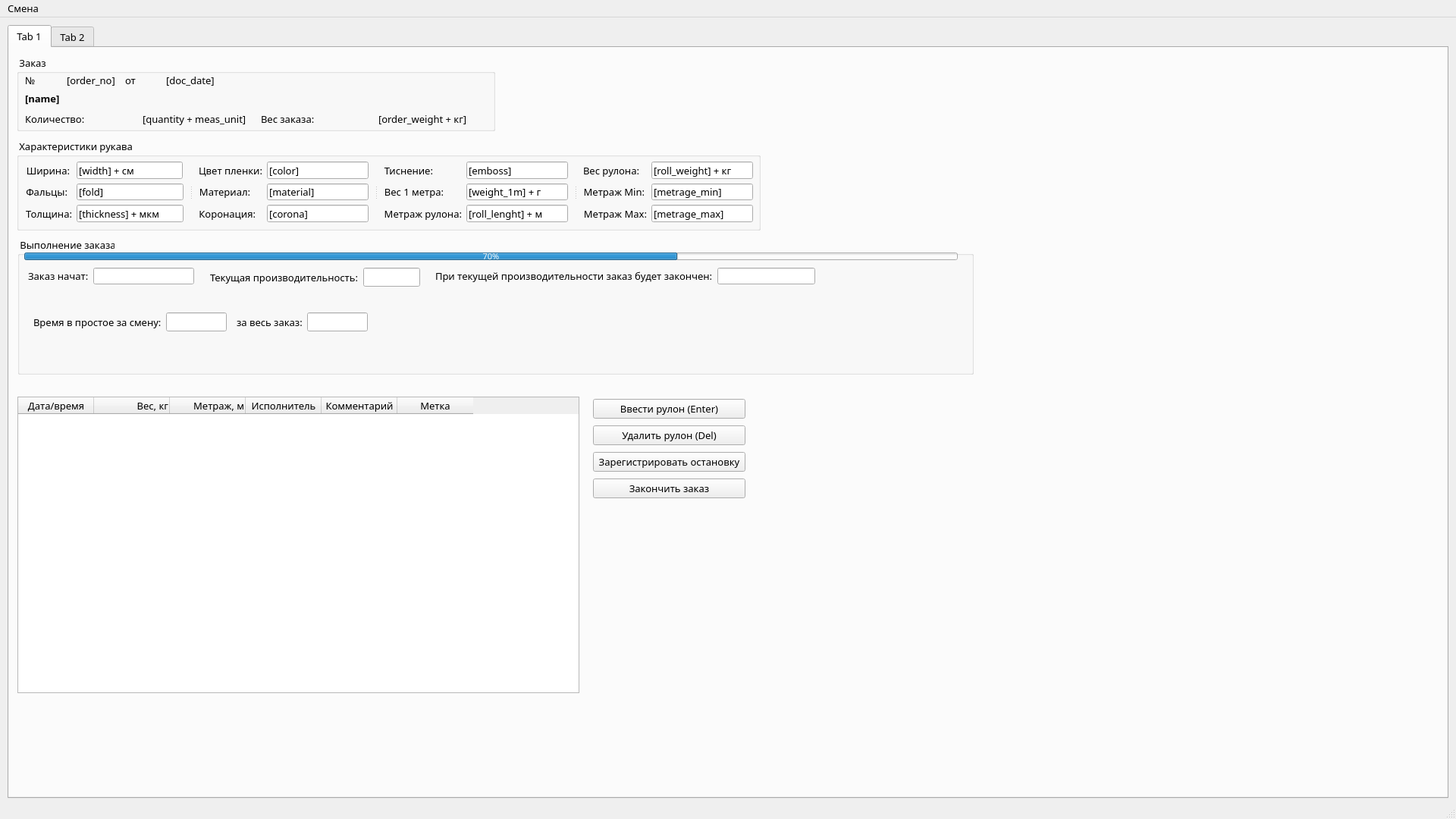
<?xml version="1.0" encoding="UTF-8"?>
<ui version="4.0">
 <class>extrusion_window</class>
 <widget class="QMainWindow" name="extrusion_window">
  <property name="windowModality">
   <enum>Qt::NonModal</enum>
  </property>
  <property name="geometry">
   <rect>
    <x>0</x>
    <y>0</y>
    <width>1920</width>
    <height>1080</height>
   </rect>
  </property>
  <property name="sizePolicy">
   <sizepolicy hsizetype="Maximum" vsizetype="Maximum">
    <horstretch>0</horstretch>
    <verstretch>0</verstretch>
   </sizepolicy>
  </property>
  <property name="minimumSize">
   <size>
    <width>800</width>
    <height>600</height>
   </size>
  </property>
  <property name="maximumSize">
   <size>
    <width>1920</width>
    <height>1080</height>
   </size>
  </property>
  <property name="font">
   <font>
    <family>Opel Sans</family>
    <pointsize>10</pointsize>
    <stylestrategy>PreferAntialias</stylestrategy>
   </font>
  </property>
  <property name="windowTitle">
   <string>Экструзия</string>
  </property>
  <widget class="QWidget" name="centralwidget">
   <widget class="QTabWidget" name="extr_tabs">
    <property name="enabled">
     <bool>true</bool>
    </property>
    <property name="geometry">
     <rect>
      <x>10</x>
      <y>10</y>
      <width>1900</width>
      <height>1020</height>
     </rect>
    </property>
    <property name="sizePolicy">
     <sizepolicy hsizetype="Expanding" vsizetype="Expanding">
      <horstretch>0</horstretch>
      <verstretch>0</verstretch>
     </sizepolicy>
    </property>
    <property name="font">
     <font>
      <family>Opel Sans</family>
      <pointsize>10</pointsize>
      <weight>50</weight>
      <bold>false</bold>
      <stylestrategy>PreferAntialias</stylestrategy>
     </font>
    </property>
    <property name="currentIndex">
     <number>0</number>
    </property>
    <widget class="QWidget" name="tab">
     <property name="font">
      <font>
       <family>Opel Sans</family>
       <pointsize>10</pointsize>
       <weight>50</weight>
       <bold>false</bold>
       <stylestrategy>PreferAntialias</stylestrategy>
      </font>
     </property>
     <attribute name="title">
      <string>Tab 1</string>
     </attribute>
     <widget class="QProgressBar" name="progressBar">
      <property name="geometry">
       <rect>
        <x>20</x>
        <y>270</y>
        <width>1231</width>
        <height>10</height>
       </rect>
      </property>
      <property name="sizePolicy">
       <sizepolicy hsizetype="Expanding" vsizetype="Fixed">
        <horstretch>0</horstretch>
        <verstretch>0</verstretch>
       </sizepolicy>
      </property>
      <property name="minimumSize">
       <size>
        <width>10</width>
        <height>10</height>
       </size>
      </property>
      <property name="maximumSize">
       <size>
        <width>16777215</width>
        <height>10</height>
       </size>
      </property>
      <property name="font">
       <font>
        <family>Arial Black</family>
        <pointsize>8</pointsize>
        <weight>50</weight>
        <bold>false</bold>
        <stylestrategy>PreferAntialias</stylestrategy>
       </font>
      </property>
      <property name="value">
       <number>70</number>
      </property>
     </widget>
     <widget class="QGroupBox" name="order_groupBox">
      <property name="geometry">
       <rect>
        <x>10</x>
        <y>10</y>
        <width>631</width>
        <height>100</height>
       </rect>
      </property>
      <property name="sizePolicy">
       <sizepolicy hsizetype="Expanding" vsizetype="Fixed">
        <horstretch>0</horstretch>
        <verstretch>0</verstretch>
       </sizepolicy>
      </property>
      <property name="minimumSize">
       <size>
        <width>0</width>
        <height>100</height>
       </size>
      </property>
      <property name="maximumSize">
       <size>
        <width>10000</width>
        <height>98</height>
       </size>
      </property>
      <property name="title">
       <string> Заказ </string>
      </property>
      <property name="alignment">
       <set>Qt::AlignLeading|Qt::AlignLeft|Qt::AlignTop</set>
      </property>
      <widget class="QLabel" name="label_3">
       <property name="geometry">
        <rect>
         <x>11</x>
         <y>49</y>
         <width>421</width>
         <height>16</height>
        </rect>
       </property>
       <property name="font">
        <font>
         <family>Opel Sans</family>
         <pointsize>10</pointsize>
         <weight>75</weight>
         <bold>true</bold>
         <stylestrategy>PreferAntialias</stylestrategy>
        </font>
       </property>
       <property name="text">
        <string>[name]</string>
       </property>
       <property name="alignment">
        <set>Qt::AlignLeading|Qt::AlignLeft|Qt::AlignVCenter</set>
       </property>
      </widget>
      <widget class="QWidget" name="layoutWidget">
       <property name="geometry">
        <rect>
         <x>11</x>
         <y>20</y>
         <width>250</width>
         <height>25</height>
        </rect>
       </property>
       <layout class="QHBoxLayout" name="horizontalLayout">
        <property name="spacing">
         <number>13</number>
        </property>
        <item>
         <widget class="QLabel" name="label">
          <property name="font">
           <font>
            <family>Opel Sans</family>
            <pointsize>10</pointsize>
            <weight>50</weight>
            <bold>false</bold>
            <stylestrategy>PreferAntialias</stylestrategy>
           </font>
          </property>
          <property name="text">
           <string>№</string>
          </property>
         </widget>
        </item>
        <item>
         <widget class="QLabel" name="order_no_label">
          <property name="text">
           <string>[order_no]</string>
          </property>
         </widget>
        </item>
        <item>
         <widget class="QLabel" name="label_2">
          <property name="text">
           <string>от</string>
          </property>
         </widget>
        </item>
        <item>
         <widget class="QLabel" name="doc_date_label">
          <property name="text">
           <string>[doc_date]</string>
          </property>
         </widget>
        </item>
       </layout>
      </widget>
      <widget class="QWidget" name="layoutWidget_2">
       <property name="geometry">
        <rect>
         <x>11</x>
         <y>71</y>
         <width>608</width>
         <height>25</height>
        </rect>
       </property>
       <layout class="QHBoxLayout" name="horizontalLayout_4">
        <property name="spacing">
         <number>13</number>
        </property>
        <item>
         <widget class="QLabel" name="label_4">
          <property name="text">
           <string>Количество:</string>
          </property>
         </widget>
        </item>
        <item>
         <widget class="QLabel" name="quantity_label">
          <property name="text">
           <string>[quantity + meas_unit]</string>
          </property>
         </widget>
        </item>
        <item>
         <widget class="QLabel" name="label_6">
          <property name="text">
           <string>Вес заказа:</string>
          </property>
         </widget>
        </item>
        <item>
         <widget class="QLabel" name="label_7">
          <property name="text">
           <string>[order_weight + кг]</string>
          </property>
         </widget>
        </item>
       </layout>
      </widget>
     </widget>
     <widget class="QWidget" name="layoutWidget_3">
      <property name="geometry">
       <rect>
        <x>1</x>
        <y>0</y>
        <width>2</width>
        <height>2</height>
       </rect>
      </property>
      <layout class="QHBoxLayout" name="horizontalLayout_2"/>
     </widget>
     <widget class="QSplitter" name="splitter_2">
      <property name="geometry">
       <rect>
        <x>1</x>
        <y>0</y>
        <width>0</width>
        <height>0</height>
       </rect>
      </property>
      <property name="orientation">
       <enum>Qt::Horizontal</enum>
      </property>
     </widget>
     <widget class="QGroupBox" name="groupBox">
      <property name="geometry">
       <rect>
        <x>11</x>
        <y>250</y>
        <width>1261</width>
        <height>181</height>
       </rect>
      </property>
      <property name="title">
       <string> Выполнение заказа </string>
      </property>
      <widget class="QWidget" name="layoutWidget_4">
       <property name="geometry">
        <rect>
         <x>254</x>
         <y>40</y>
         <width>281</width>
         <height>25</height>
        </rect>
       </property>
       <layout class="QFormLayout" name="formLayout_6">
        <item row="0" column="0">
         <widget class="QLabel" name="label_21">
          <property name="text">
           <string>Текущая производительность:</string>
          </property>
         </widget>
        </item>
        <item row="0" column="1">
         <widget class="QLineEdit" name="current_speed_lineEdit">
          <property name="minimumSize">
           <size>
            <width>75</width>
            <height>0</height>
           </size>
          </property>
          <property name="maximumSize">
           <size>
            <width>75</width>
            <height>16777215</height>
           </size>
          </property>
          <property name="readOnly">
           <bool>true</bool>
          </property>
         </widget>
        </item>
       </layout>
      </widget>
      <widget class="QWidget" name="layoutWidget_5">
       <property name="geometry">
        <rect>
         <x>14</x>
         <y>40</y>
         <width>231</width>
         <height>24</height>
        </rect>
       </property>
       <layout class="QFormLayout" name="formLayout_4">
        <item row="0" column="0">
         <widget class="QLabel" name="label_19">
          <property name="text">
           <string>Заказ начат:</string>
          </property>
         </widget>
        </item>
        <item row="0" column="1">
         <widget class="QLineEdit" name="start_time_lineEdit">
          <property name="minimumSize">
           <size>
            <width>133</width>
            <height>22</height>
           </size>
          </property>
          <property name="maximumSize">
           <size>
            <width>133</width>
            <height>22</height>
           </size>
          </property>
          <property name="readOnly">
           <bool>true</bool>
          </property>
         </widget>
        </item>
       </layout>
      </widget>
      <widget class="QWidget" name="layoutWidget_6">
       <property name="geometry">
        <rect>
         <x>21</x>
         <y>99</y>
         <width>383</width>
         <height>25</height>
        </rect>
       </property>
       <layout class="QFormLayout" name="formLayout_7">
        <item row="0" column="0">
         <widget class="QLabel" name="label_24">
          <property name="text">
           <string>Время в простое за смену:</string>
          </property>
         </widget>
        </item>
        <item row="0" column="1">
         <widget class="QLineEdit" name="idle_time_shift_lineEdit">
          <property name="minimumSize">
           <size>
            <width>80</width>
            <height>0</height>
           </size>
          </property>
          <property name="maximumSize">
           <size>
            <width>80</width>
            <height>16777215</height>
           </size>
          </property>
          <property name="readOnly">
           <bool>true</bool>
          </property>
         </widget>
        </item>
       </layout>
      </widget>
      <widget class="QWidget" name="layoutWidget_7">
       <property name="geometry">
        <rect>
         <x>289</x>
         <y>99</y>
         <width>252</width>
         <height>25</height>
        </rect>
       </property>
       <layout class="QFormLayout" name="formLayout_8">
        <item row="0" column="0">
         <widget class="QLabel" name="label_23">
          <property name="text">
           <string>за весь заказ:</string>
          </property>
         </widget>
        </item>
        <item row="0" column="1">
         <widget class="QLineEdit" name="idle_time_all_lineEdit">
          <property name="minimumSize">
           <size>
            <width>80</width>
            <height>0</height>
           </size>
          </property>
          <property name="maximumSize">
           <size>
            <width>80</width>
            <height>16777215</height>
           </size>
          </property>
          <property name="readOnly">
           <bool>true</bool>
          </property>
         </widget>
        </item>
       </layout>
      </widget>
     </widget>
     <widget class="QWidget" name="layoutWidget_8">
      <property name="geometry">
       <rect>
        <x>770</x>
        <y>460</y>
        <width>201</width>
        <height>141</height>
       </rect>
      </property>
      <layout class="QVBoxLayout" name="verticalLayout">
       <item>
        <widget class="QPushButton" name="roll_pushButton">
         <property name="text">
          <string>Ввести рулон (Enter)</string>
         </property>
        </widget>
       </item>
       <item>
        <widget class="QPushButton" name="del_roll_pushButton">
         <property name="text">
          <string>Удалить рулон (Del)</string>
         </property>
        </widget>
       </item>
       <item>
        <widget class="QPushButton" name="stopstart_pushButton">
         <property name="text">
          <string>Зарегистрировать остановку</string>
         </property>
        </widget>
       </item>
       <item>
        <widget class="QPushButton" name="complete_pushButton">
         <property name="text">
          <string>Закончить заказ</string>
         </property>
        </widget>
       </item>
      </layout>
     </widget>
     <widget class="QTableWidget" name="tableWidget">
      <property name="geometry">
       <rect>
        <x>11</x>
        <y>460</y>
        <width>741</width>
        <height>391</height>
       </rect>
      </property>
      <column>
       <property name="text">
        <string>Дата/время</string>
       </property>
      </column>
      <column>
       <property name="text">
        <string>Вес, кг</string>
       </property>
       <property name="textAlignment">
        <set>AlignTrailing|AlignVCenter</set>
       </property>
      </column>
      <column>
       <property name="text">
        <string>Метраж, м</string>
       </property>
       <property name="textAlignment">
        <set>AlignTrailing|AlignVCenter</set>
       </property>
      </column>
      <column>
       <property name="text">
        <string>Исполнитель</string>
       </property>
      </column>
      <column>
       <property name="text">
        <string>Комментарий</string>
       </property>
      </column>
      <column>
       <property name="text">
        <string>Метка</string>
       </property>
       <property name="textAlignment">
        <set>AlignCenter</set>
       </property>
      </column>
     </widget>
     <widget class="QWidget" name="layoutWidget_9">
      <property name="geometry">
       <rect>
        <x>562</x>
        <y>290</y>
        <width>501</width>
        <height>25</height>
       </rect>
      </property>
      <layout class="QFormLayout" name="formLayout_5">
       <item row="0" column="0">
        <widget class="QLabel" name="label_20">
         <property name="text">
          <string>При текущей производительности заказ будет закончен:</string>
         </property>
        </widget>
       </item>
       <item row="0" column="1">
        <widget class="QLineEdit" name="estimated_end_lineEdit">
         <property name="maximumSize">
          <size>
           <width>133</width>
           <height>22</height>
          </size>
         </property>
         <property name="readOnly">
          <bool>true</bool>
         </property>
        </widget>
       </item>
      </layout>
     </widget>
     <widget class="QGroupBox" name="film_params_groupBox">
      <property name="geometry">
       <rect>
        <x>10</x>
        <y>120</y>
        <width>981</width>
        <height>121</height>
       </rect>
      </property>
      <property name="sizePolicy">
       <sizepolicy hsizetype="Expanding" vsizetype="Maximum">
        <horstretch>0</horstretch>
        <verstretch>0</verstretch>
       </sizepolicy>
      </property>
      <property name="minimumSize">
       <size>
        <width>0</width>
        <height>0</height>
       </size>
      </property>
      <property name="maximumSize">
       <size>
        <width>16777215</width>
        <height>210</height>
       </size>
      </property>
      <property name="title">
       <string> Характеристики рукава </string>
      </property>
      <widget class="QSplitter" name="splitter">
       <property name="geometry">
        <rect>
         <x>12</x>
         <y>30</y>
         <width>959</width>
         <height>80</height>
        </rect>
       </property>
       <property name="orientation">
        <enum>Qt::Horizontal</enum>
       </property>
       <property name="handleWidth">
        <number>20</number>
       </property>
       <widget class="QWidget" name="layoutWidget_10">
        <layout class="QFormLayout" name="formLayout">
         <item row="0" column="0">
          <widget class="QLabel" name="label_5">
           <property name="text">
            <string>Ширина:</string>
           </property>
           <property name="alignment">
            <set>Qt::AlignRight|Qt::AlignTrailing|Qt::AlignVCenter</set>
           </property>
          </widget>
         </item>
         <item row="0" column="1">
          <widget class="QLineEdit" name="width_lineEdit">
           <property name="minimumSize">
            <size>
             <width>140</width>
             <height>0</height>
            </size>
           </property>
           <property name="maximumSize">
            <size>
             <width>140</width>
             <height>16777215</height>
            </size>
           </property>
           <property name="text">
            <string>[width] + см</string>
           </property>
           <property name="readOnly">
            <bool>true</bool>
           </property>
          </widget>
         </item>
         <item row="1" column="0">
          <widget class="QLabel" name="label_9">
           <property name="text">
            <string>Фальцы:</string>
           </property>
           <property name="alignment">
            <set>Qt::AlignRight|Qt::AlignTrailing|Qt::AlignVCenter</set>
           </property>
          </widget>
         </item>
         <item row="1" column="1">
          <widget class="QLineEdit" name="fold_lineEdit">
           <property name="minimumSize">
            <size>
             <width>133</width>
             <height>0</height>
            </size>
           </property>
           <property name="text">
            <string>[fold]</string>
           </property>
           <property name="readOnly">
            <bool>true</bool>
           </property>
          </widget>
         </item>
         <item row="2" column="0">
          <widget class="QLabel" name="label_11">
           <property name="text">
            <string>Толщина:</string>
           </property>
           <property name="alignment">
            <set>Qt::AlignRight|Qt::AlignTrailing|Qt::AlignVCenter</set>
           </property>
          </widget>
         </item>
         <item row="2" column="1">
          <widget class="QLineEdit" name="thickness_lineEdit">
           <property name="minimumSize">
            <size>
             <width>133</width>
             <height>0</height>
            </size>
           </property>
           <property name="text">
            <string>[thickness] + мкм</string>
           </property>
           <property name="readOnly">
            <bool>true</bool>
           </property>
          </widget>
         </item>
        </layout>
       </widget>
       <widget class="QWidget" name="layoutWidget_11">
        <layout class="QFormLayout" name="formLayout_2">
         <item row="0" column="0">
          <widget class="QLabel" name="label_13">
           <property name="text">
            <string>Цвет пленки:</string>
           </property>
           <property name="alignment">
            <set>Qt::AlignRight|Qt::AlignTrailing|Qt::AlignVCenter</set>
           </property>
          </widget>
         </item>
         <item row="0" column="1">
          <widget class="QLineEdit" name="color_lineEdit">
           <property name="minimumSize">
            <size>
             <width>133</width>
             <height>0</height>
            </size>
           </property>
           <property name="maximumSize">
            <size>
             <width>140</width>
             <height>16777215</height>
            </size>
           </property>
           <property name="text">
            <string>[color]</string>
           </property>
           <property name="readOnly">
            <bool>true</bool>
           </property>
          </widget>
         </item>
         <item row="1" column="0">
          <widget class="QLabel" name="label_8">
           <property name="text">
            <string>Материал:</string>
           </property>
           <property name="alignment">
            <set>Qt::AlignRight|Qt::AlignTrailing|Qt::AlignVCenter</set>
           </property>
          </widget>
         </item>
         <item row="1" column="1">
          <widget class="QLineEdit" name="material_lineEdit">
           <property name="minimumSize">
            <size>
             <width>133</width>
             <height>0</height>
            </size>
           </property>
           <property name="text">
            <string>[material]</string>
           </property>
           <property name="readOnly">
            <bool>true</bool>
           </property>
          </widget>
         </item>
         <item row="2" column="0">
          <widget class="QLabel" name="label_14">
           <property name="text">
            <string>Коронация:</string>
           </property>
           <property name="alignment">
            <set>Qt::AlignRight|Qt::AlignTrailing|Qt::AlignVCenter</set>
           </property>
          </widget>
         </item>
         <item row="2" column="1">
          <widget class="QLineEdit" name="corona_lineEdit">
           <property name="minimumSize">
            <size>
             <width>133</width>
             <height>0</height>
            </size>
           </property>
           <property name="text">
            <string>[corona]</string>
           </property>
           <property name="readOnly">
            <bool>true</bool>
           </property>
          </widget>
         </item>
        </layout>
       </widget>
       <widget class="QWidget" name="layoutWidget_12">
        <layout class="QFormLayout" name="formLayout_3">
         <item row="0" column="0">
          <widget class="QLabel" name="label_10">
           <property name="text">
            <string>Тиснение:</string>
           </property>
           <property name="alignment">
            <set>Qt::AlignRight|Qt::AlignTrailing|Qt::AlignVCenter</set>
           </property>
          </widget>
         </item>
         <item row="0" column="1">
          <widget class="QLineEdit" name="emboss_lineEdit">
           <property name="minimumSize">
            <size>
             <width>133</width>
             <height>0</height>
            </size>
           </property>
           <property name="maximumSize">
            <size>
             <width>140</width>
             <height>16777215</height>
            </size>
           </property>
           <property name="text">
            <string>[emboss]</string>
           </property>
           <property name="readOnly">
            <bool>true</bool>
           </property>
          </widget>
         </item>
         <item row="1" column="0">
          <widget class="QLabel" name="label_12">
           <property name="text">
            <string>Вес 1 метра:</string>
           </property>
           <property name="alignment">
            <set>Qt::AlignRight|Qt::AlignTrailing|Qt::AlignVCenter</set>
           </property>
          </widget>
         </item>
         <item row="1" column="1">
          <widget class="QLineEdit" name="weight_1m_lineEdit">
           <property name="minimumSize">
            <size>
             <width>133</width>
             <height>0</height>
            </size>
           </property>
           <property name="text">
            <string>[weight_1m] + г</string>
           </property>
           <property name="readOnly">
            <bool>true</bool>
           </property>
          </widget>
         </item>
         <item row="2" column="0">
          <widget class="QLabel" name="label_16">
           <property name="text">
            <string>Метраж рулона:</string>
           </property>
           <property name="alignment">
            <set>Qt::AlignRight|Qt::AlignTrailing|Qt::AlignVCenter</set>
           </property>
          </widget>
         </item>
         <item row="2" column="1">
          <widget class="QLineEdit" name="roll_lenght_lineEdit">
           <property name="minimumSize">
            <size>
             <width>133</width>
             <height>0</height>
            </size>
           </property>
           <property name="text">
            <string>[roll_lenght] + м</string>
           </property>
           <property name="readOnly">
            <bool>true</bool>
           </property>
          </widget>
         </item>
        </layout>
       </widget>
       <widget class="QWidget" name="layoutWidget_13">
        <layout class="QFormLayout" name="formLayout_10">
         <item row="0" column="0">
          <widget class="QLabel" name="label_17">
           <property name="text">
            <string>Вес рулона:</string>
           </property>
           <property name="alignment">
            <set>Qt::AlignRight|Qt::AlignTrailing|Qt::AlignVCenter</set>
           </property>
          </widget>
         </item>
         <item row="0" column="1">
          <widget class="QLineEdit" name="roll_weight_lineEdit">
           <property name="minimumSize">
            <size>
             <width>133</width>
             <height>0</height>
            </size>
           </property>
           <property name="maximumSize">
            <size>
             <width>140</width>
             <height>16777215</height>
            </size>
           </property>
           <property name="text">
            <string>[roll_weight] + кг</string>
           </property>
           <property name="readOnly">
            <bool>true</bool>
           </property>
          </widget>
         </item>
         <item row="1" column="0">
          <widget class="QLabel" name="label_15">
           <property name="text">
            <string>Метраж Min:</string>
           </property>
           <property name="alignment">
            <set>Qt::AlignRight|Qt::AlignTrailing|Qt::AlignVCenter</set>
           </property>
          </widget>
         </item>
         <item row="1" column="1">
          <widget class="QLineEdit" name="metrage_min_lineEdit">
           <property name="minimumSize">
            <size>
             <width>133</width>
             <height>0</height>
            </size>
           </property>
           <property name="text">
            <string>[metrage_min]</string>
           </property>
          </widget>
         </item>
         <item row="2" column="0">
          <widget class="QLabel" name="label_18">
           <property name="text">
            <string>Метраж Max:</string>
           </property>
           <property name="alignment">
            <set>Qt::AlignRight|Qt::AlignTrailing|Qt::AlignVCenter</set>
           </property>
          </widget>
         </item>
         <item row="2" column="1">
          <widget class="QLineEdit" name="metrage_max_lineEdit">
           <property name="minimumSize">
            <size>
             <width>133</width>
             <height>0</height>
            </size>
           </property>
           <property name="text">
            <string>[metrage_max]</string>
           </property>
          </widget>
         </item>
        </layout>
       </widget>
      </widget>
     </widget>
    </widget>
    <widget class="QWidget" name="tab_2">
     <property name="font">
      <font>
       <family>Opel Sans</family>
       <pointsize>10</pointsize>
       <weight>50</weight>
       <bold>false</bold>
       <stylestrategy>PreferAntialias</stylestrategy>
      </font>
     </property>
     <attribute name="title">
      <string>Tab 2</string>
     </attribute>
    </widget>
   </widget>
  </widget>
  <widget class="QMenuBar" name="menubar">
   <property name="geometry">
    <rect>
     <x>0</x>
     <y>0</y>
     <width>1920</width>
     <height>22</height>
    </rect>
   </property>
   <widget class="QMenu" name="menu">
    <property name="title">
     <string>Смена</string>
    </property>
    <addaction name="start_shift"/>
    <addaction name="end_shift"/>
    <addaction name="separator"/>
   </widget>
   <addaction name="menu"/>
  </widget>
  <widget class="QStatusBar" name="statusbar"/>
  <action name="start_shift">
   <property name="text">
    <string>Начать смену</string>
   </property>
   <property name="font">
    <font>
     <pointsize>9</pointsize>
     <stylestrategy>PreferAntialias</stylestrategy>
    </font>
   </property>
  </action>
  <action name="end_shift">
   <property name="text">
    <string>Закончить смену</string>
   </property>
   <property name="font">
    <font>
     <pointsize>9</pointsize>
    </font>
   </property>
  </action>
 </widget>
 <resources/>
 <connections/>
</ui>
